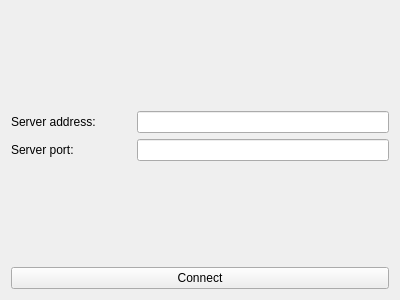
<?xml version="1.0" encoding="UTF-8"?>
<ui version="4.0">
 <class>Client_Launch</class>
 <widget class="QWidget" name="Client_Launch">
  <property name="geometry">
   <rect>
    <x>0</x>
    <y>0</y>
    <width>400</width>
    <height>300</height>
   </rect>
  </property>
  <property name="windowTitle">
   <string>Form</string>
  </property>
  <layout class="QGridLayout" name="gridLayout">
   <item row="0" column="0">
    <layout class="QVBoxLayout" name="verticalLayout">
     <item>
      <spacer name="verticalSpacer">
       <property name="orientation">
        <enum>Qt::Vertical</enum>
       </property>
       <property name="sizeHint" stdset="0">
        <size>
         <width>20</width>
         <height>40</height>
        </size>
       </property>
      </spacer>
     </item>
     <item>
      <layout class="QHBoxLayout" name="horizontalLayout">
       <item>
        <widget class="QLabel" name="address_label">
         <property name="minimumSize">
          <size>
           <width>120</width>
           <height>0</height>
          </size>
         </property>
         <property name="text">
          <string>Server address:</string>
         </property>
        </widget>
       </item>
       <item>
        <widget class="QLineEdit" name="address_edit"/>
       </item>
      </layout>
     </item>
     <item>
      <layout class="QHBoxLayout" name="horizontalLayout_2">
       <item>
        <widget class="QLabel" name="id_label">
         <property name="minimumSize">
          <size>
           <width>120</width>
           <height>0</height>
          </size>
         </property>
         <property name="text">
          <string>Server port:</string>
         </property>
        </widget>
       </item>
       <item>
        <widget class="QLineEdit" name="id_edit"/>
       </item>
      </layout>
     </item>
     <item>
      <spacer name="verticalSpacer_2">
       <property name="orientation">
        <enum>Qt::Vertical</enum>
       </property>
       <property name="sizeHint" stdset="0">
        <size>
         <width>20</width>
         <height>96</height>
        </size>
       </property>
      </spacer>
     </item>
    </layout>
   </item>
   <item row="1" column="0">
    <widget class="QPushButton" name="connect_button">
     <property name="text">
      <string>Connect</string>
     </property>
    </widget>
   </item>
  </layout>
 </widget>
 <resources/>
 <connections/>
</ui>
